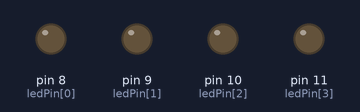
A sketch run on a simulated Arduino Uno, built with avr-gcc and run on an emulated ATmega328P. On the bench: output pins drawn as LEDs (lit = HIGH).

Above: at 0.2 s.
At 1.2 s:
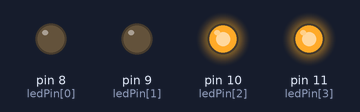
At 2.7 s:
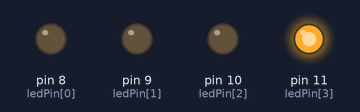
At 3.7 s:
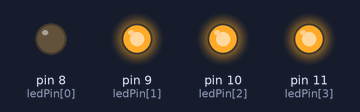
Timing chart, 0 to 4.6 s (numbered marks = the images above):
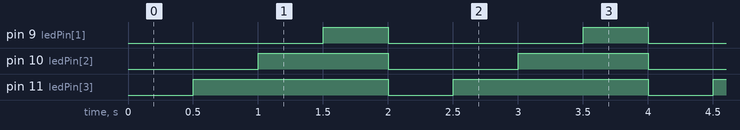

The sketch:

Activity3.4.ino
```cpp
  const int LedSize = 4;
  const int ledPin[LedSize] = {8,9,10,11};


  void setup() {
    // put your setup code here, to run once:
    for(int i = 0; i < LedSize; i++)
    {
      pinMode(ledPin[i], OUTPUT);
      digitalWrite(ledPin[i], LOW);
    }
  }

  void loop() {
    for(int i = 0; i < LedSize; i++)
    {
      for(int j = 0; j < LedSize; j++)
      {
        if(j > LedSize - 1 - i)
        {
          digitalWrite(ledPin[j], HIGH);
        }else {
          digitalWrite(ledPin[j], LOW);
        }
      }
      delay(500);
    }

  }
```

Measured:
- by itself, pin 9 (ledPin[1]): alternates HIGH for 0.50 s and LOW for 1.5 s
- by itself, pin 10 (ledPin[2]): alternates HIGH for 1.0 s and LOW for 1.0 s
- by itself, pin 11 (ledPin[3]): alternates HIGH for 1.5 s and LOW for 0.50 s
